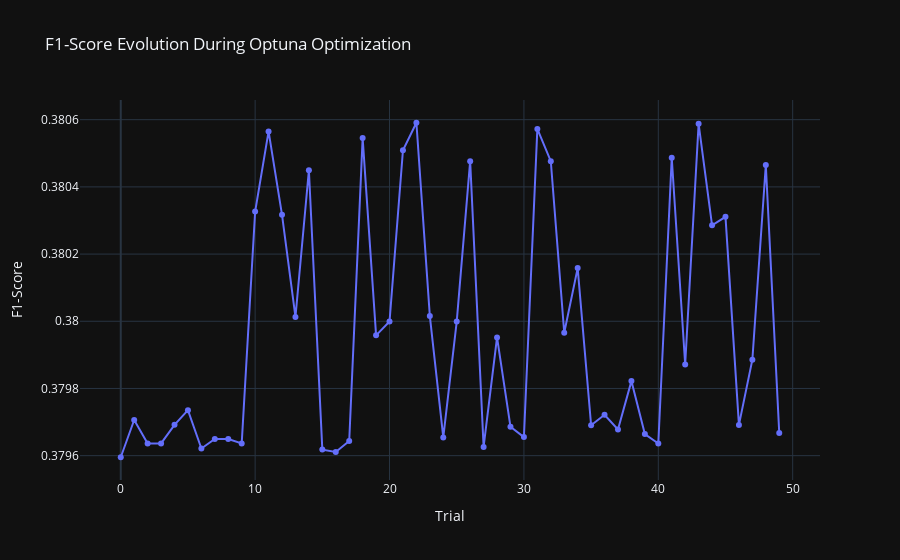

Notebook code cell kept with this figure:
### Code cell
visualizations['f1_score_evolution']

### Figure 1 — Plotly figure (JSON) as saved in the notebook; plotly's stock layout.template omitted (floating-point values rounded to 4 significant figures)
{"data": [{"mode": "lines+markers", "name": "F1-score", "type": "scatter", "x": [0, 1, 2, 3, 4, 5, 6, 7, 8, 9, 10, 11, 12, 13, 14, 15, 16, 17, 18, 19, 20, 21, 22, 23, 24, 25, 26, 27, 28, 29, 30, 31, 32, 33, 34, 35, 36, 37, 38, 39, 40, 41, 42, 43, 44, 45, 46, 47, 48, 49], "y": [0.3796, 0.3797, 0.3796, 0.3796, 0.3797, 0.3797, 0.3796, 0.3796, 0.3796, 0.3796, 0.3803, 0.3806, 0.3803, 0.38, 0.3804, 0.3796, 0.3796, 0.3796, 0.3805, 0.38, 0.38, 0.3805, 0.3806, 0.38, 0.3797, 0.38, 0.3805, 0.3796, 0.38, 0.3797, 0.3797, 0.3806, 0.3805, 0.38, 0.3802, 0.3797, 0.3797, 0.3797, 0.3798, 0.3797, 0.3796, 0.3805, 0.3799, 0.3806, 0.3803, 0.3803, 0.3797, 0.3799, 0.3805, 0.3797]}], "layout": {"title": {"text": "F1-Score Evolution During Optuna Optimization"}, "xaxis": {"title": {"text": "Trial"}}, "yaxis": {"title": {"text": "F1-Score"}}}}
